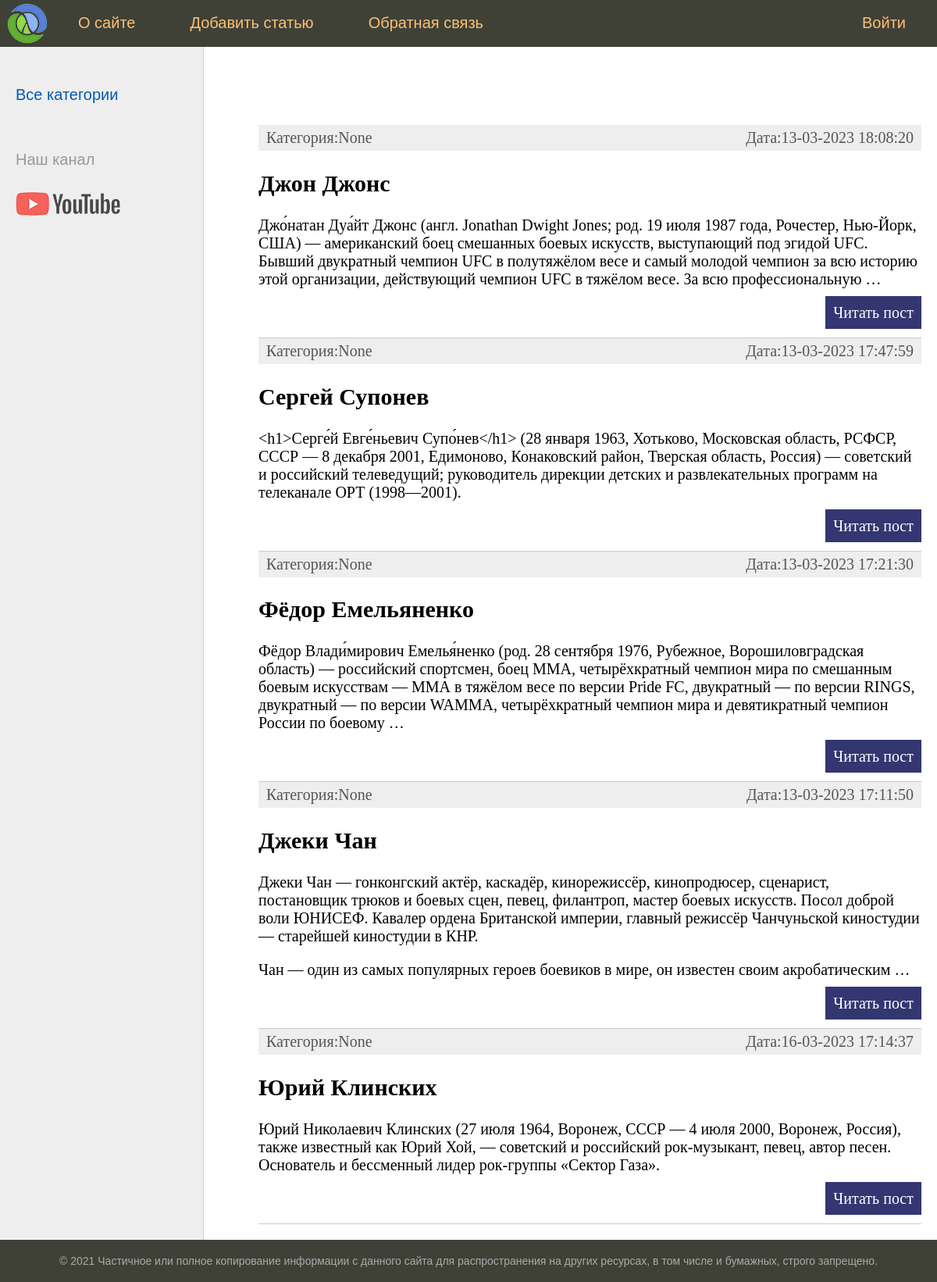
/, run on an earlier commit of the app's database.
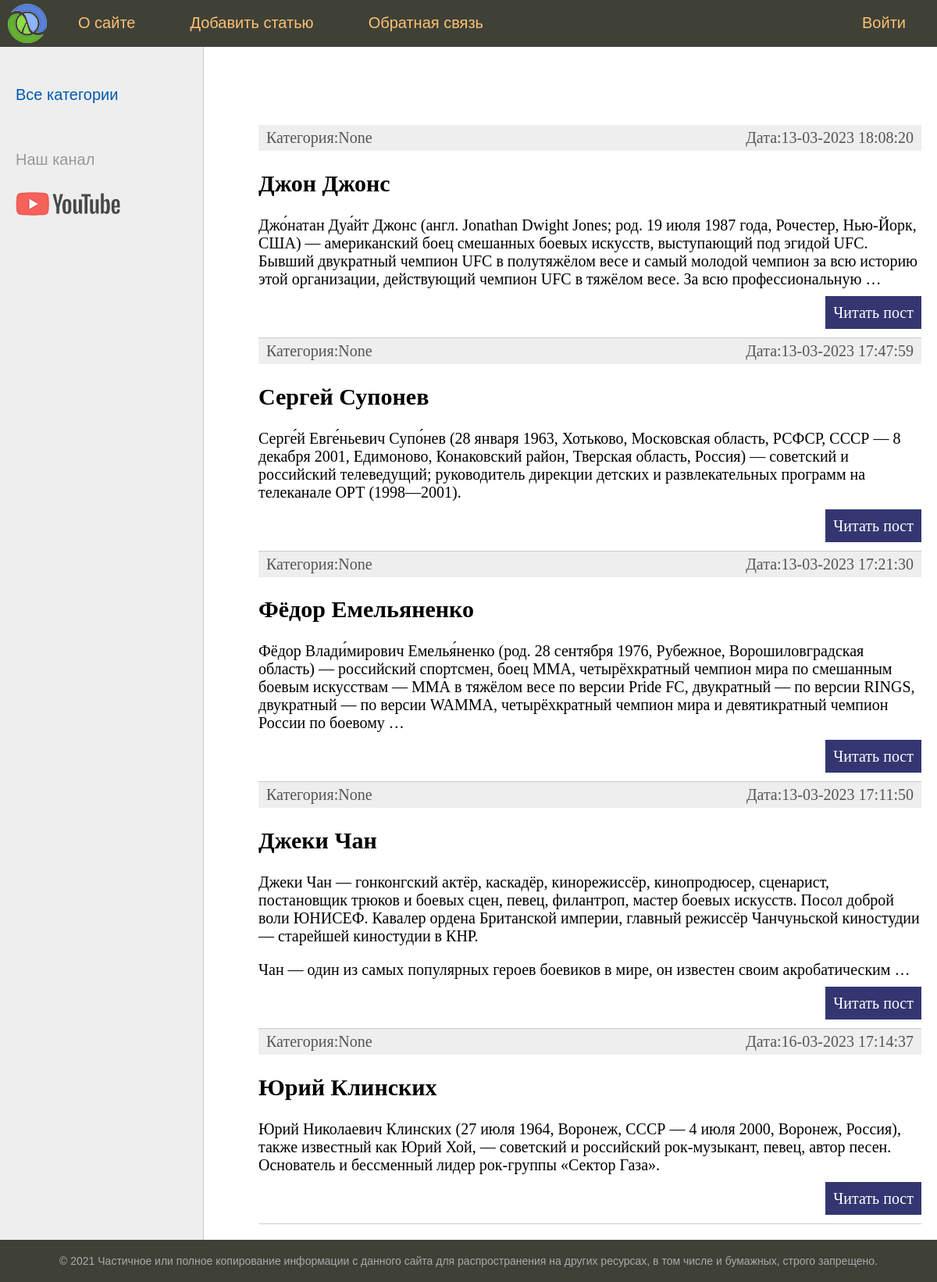
And on a later commit of the database.
### greats/models.py (models this page shows, shortened)
class Greats(models.Model):
    title = models.CharField(max_length=255, verbose_name="Заголовок")
    content = models.TextField(blank=True, verbose_name="Текст статьи")
    photo = models.ImageField(upload_to="photos/%Y/%m/%d", verbose_name="Фото")
    time_create=models.DateTimeField(auto_now_add=True, verbose_name="Время создания")
    time_update=models.DateTimeField(auto_now=True, verbose_name="Время изменения")
    is_published=models.BooleanField(default=True, verbose_name="Публикация")
    cat = models.ForeignKey('Category', on_delete=models.PROTECT, null=True, verbose_name="Категории")
    class Meta:
        verbose_name="Выдающиеся люди"
        verbose_name_plural='Выдающиеся люди'
        ordering=['-time_create','title'] # если первое поле имеет
    def get_absolute_url(self):
        return reverse('post', kwargs={'post_id':self.pk})

### greats/views.py (the view)
# urls.py: path('', index, name='home'),
def index(request):
    posts= Greats.objects.all()
    categories=Category.objects.all()
    context= {
        'posts': posts,
        'menu': menu,
        'title': 'Главная страница.',
        'cat_selected':0,
        'categories':categories
    }
    return render (request, 'greats/index.html', context=context)

### greats/templates/greats/index.html (shortened to what this page needs)
{% extends 'greats/base.html' %}
{% block content %}
<ul class="list-articles">
	{% for p in posts %}
				<li><div class="article-panel">
					<p class="first">Категория:{{p.cat}}</p>
					<p class="last">Дата:{{p.time_update|date:"d-m-Y H:i:s"}}</p>
				</div>
			<h2>{{p.title}}</h2>
	{% autoescape  on %}
	{{p.content|linebreaks|truncatewords:50}}
	{% endautoescape  %}
			<p class="link-read-post"><a href="{{p.get_absolute_url}}">Читать пост</a></p>
			</li>
	{% endfor %}
</ul>
{% endblock %}

What changed in the data, as far as the page shows it:
changed Greats "Сергей Супонев": content "<h1>Серге́й Евге́ньевич Супо́нев</h1> (28 января 1963, Хотьково,…" → "Серге́й Евге́ньевич Супо́нев (28 января 1963, Хотьково,…"
